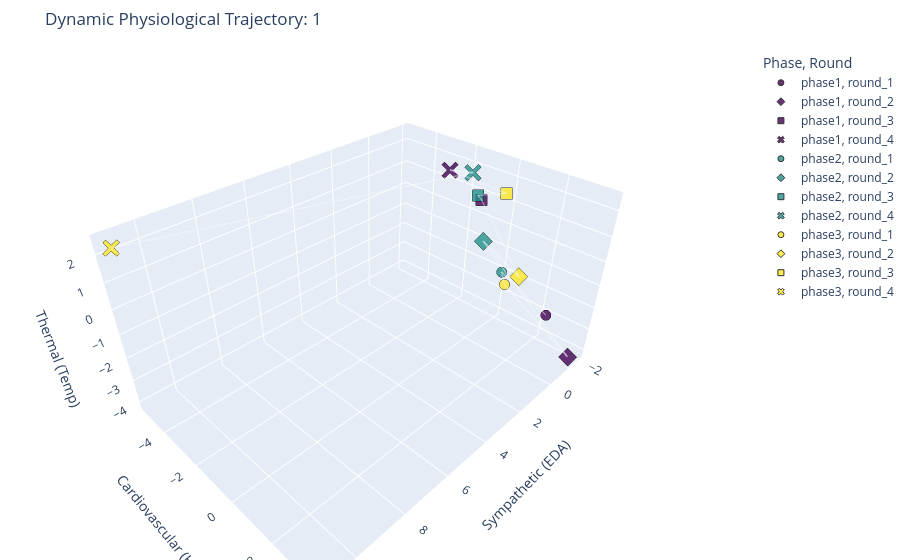

The notebook cell saved with this chart:
### Code cell
import plotly.express as px
import plotly.graph_objects as go

# 1. Prepare and Sort Individual Data
target_id = viz_df['Individual'].unique()[0] 
ind_df = viz_df[viz_df['Individual'] == target_id].copy()

# Ensure chronological order: Round 1 (P1, P2, P3) -> Round 2...
ind_df = ind_df.sort_values(by=['Round', 'Phase'])

# 2. Create the Base Scatter Plot
fig_dynamic = px.scatter_3d(
    ind_df, 
    x='PC1', y='PC2', z='PC3',
    color='Phase',
    symbol='Round',
    opacity=0.8,
    hover_data=['Round', 'Phase'],
    title=f'Dynamic Physiological Trajectory: {target_id}',
    labels={'PC1': 'Arousal (EDA)', 'PC2': 'Cardio (HR)', 'PC3': 'Temp (PC3)'},
    color_discrete_map={'phase1': '#440154', 'phase2': '#21918c', 'phase3': '#fde725'}
)

# 3. Add the "Path" line to connect the dots chronologically
fig_dynamic.add_trace(
    go.Scatter3d(
        x=ind_df['PC1'],
        y=ind_df['PC2'],
        z=ind_df['PC3'],
        mode='lines',
        line=dict(color='rgba(100, 100, 100, 0.4)', width=3),
        name='Time Path',
        showlegend=False
    )
)

# 4. Polish the Layout
fig_dynamic.update_traces(marker=dict(size=6, line=dict(width=1, color='black')))
fig_dynamic.update_layout(
    scene = dict(
        xaxis_title='Sympathetic (EDA)',
        yaxis_title='Cardiovascular (HR)',
        zaxis_title='Thermal (Temp)'
    ),
    margin=dict(l=0, r=0, b=0, t=50)
)

fig_dynamic.show()

### Figure 1 — Plotly figure (JSON) as saved in the notebook; plotly's stock layout.template omitted (floating-point values rounded to 4 significant figures)
{"data": [{"customdata": [["round_1", "phase1"]], "hovertemplate": "Phase=%{customdata[1]}<br>Round=%{customdata[0]}<br>Arousal (EDA)=%{x}<br>Cardio (HR)=%{y}<br>Temp (PC3)=%{z}<extra></extra>", "legendgroup": "phase1, round_1", "marker": {"color": "#440154", "line": {"color": "black", "width": 1}, "opacity": 0.8, "size": 6, "symbol": "circle"}, "mode": "markers", "name": "phase1, round_1", "scene": "scene", "showlegend": true, "type": "scatter3d", "x": [-1.896], "y": [2.365], "z": [-2.974]}, {"customdata": [["round_2", "phase1"]], "hovertemplate": "Phase=%{customdata[1]}<br>Round=%{customdata[0]}<br>Arousal (EDA)=%{x}<br>Cardio (HR)=%{y}<br>Temp (PC3)=%{z}<extra></extra>", "legendgroup": "phase1, round_2", "marker": {"color": "#440154", "line": {"color": "black", "width": 1}, "opacity": 0.8, "size": 6, "symbol": "diamond"}, "mode": "markers", "name": "phase1, round_2", "scene": "scene", "showlegend": true, "type": "scatter3d", "x": [-1.636], "y": [3.716], "z": [-4.153]}, {"customdata": [["round_3", "phase1"]], "hovertemplate": "Phase=%{customdata[1]}<br>Round=%{customdata[0]}<br>Arousal (EDA)=%{x}<br>Cardio (HR)=%{y}<br>Temp (PC3)=%{z}<extra></extra>", "legendgroup": "phase1, round_3", "marker": {"color": "#440154", "line": {"color": "black", "width": 1}, "opacity": 0.8, "size": 6, "symbol": "square"}, "mode": "markers", "name": "phase1, round_3", "scene": "scene", "showlegend": true, "type": "scatter3d", "x": [-1.857], "y": [-1.208], "z": [0.7907]}, {"customdata": [["round_4", "phase1"]], "hovertemplate": "Phase=%{customdata[1]}<br>Round=%{customdata[0]}<br>Arousal (EDA)=%{x}<br>Cardio (HR)=%{y}<br>Temp (PC3)=%{z}<extra></extra>", "legendgroup": "phase1, round_4", "marker": {"color": "#440154", "line": {"color": "black", "width": 1}, "opacity": 0.8, "size": 6, "symbol": "x"}, "mode": "markers", "name": "phase1, round_4", "scene": "scene", "showlegend": true, "type": "scatter3d", "x": [-1.234], "y": [-2.373], "z": [1.857]}, {"customdata": [["round_1", "phase2"]], "hovertemplate": "Phase=%{customdata[1]}<br>Round=%{customdata[0]}<br>Arousal (EDA)=%{x}<br>Cardio (HR)=%{y}<br>Temp (PC3)=%{z}<extra></extra>", "legendgroup": "phase2, round_1", "marker": {"color": "#21918c", "line": {"color": "black", "width": 1}, "opacity": 0.8, "size": 6, "symbol": "circle"}, "mode": "markers", "name": "phase2, round_1", "scene": "scene", "showlegend": true, "type": "scatter3d", "x": [-0.7315], "y": [0.8281], "z": [-1.143]}, {"customdata": [["round_2", "phase2"]], "hovertemplate": "Phase=%{customdata[1]}<br>Round=%{customdata[0]}<br>Arousal (EDA)=%{x}<br>Cardio (HR)=%{y}<br>Temp (PC3)=%{z}<extra></extra>", "legendgroup": "phase2, round_2", "marker": {"color": "#21918c", "line": {"color": "black", "width": 1}, "opacity": 0.8, "size": 6, "symbol": "diamond"}, "mode": "markers", "name": "phase2, round_2", "scene": "scene", "showlegend": true, "type": "scatter3d", "x": [-0.2639], "y": [0.1545], "z": [0.1078]}, {"customdata": [["round_3", "phase2"]], "hovertemplate": "Phase=%{customdata[1]}<br>Round=%{customdata[0]}<br>Arousal (EDA)=%{x}<br>Cardio (HR)=%{y}<br>Temp (PC3)=%{z}<extra></extra>", "legendgroup": "phase2, round_3", "marker": {"color": "#21918c", "line": {"color": "black", "width": 1}, "opacity": 0.8, "size": 6, "symbol": "square"}, "mode": "markers", "name": "phase2, round_3", "scene": "scene", "showlegend": true, "type": "scatter3d", "x": [-0.767], "y": [-0.6337], "z": [1.522]}, {"customdata": [["round_4", "phase2"]], "hovertemplate": "Phase=%{customdata[1]}<br>Round=%{customdata[0]}<br>Arousal (EDA)=%{x}<br>Cardio (HR)=%{y}<br>Temp (PC3)=%{z}<extra></extra>", "legendgroup": "phase2, round_4", "marker": {"color": "#21918c", "line": {"color": "black", "width": 1}, "opacity": 0.8, "size": 6, "symbol": "x"}, "mode": "markers", "name": "phase2, round_4", "scene": "scene", "showlegend": true, "type": "scatter3d", "x": [-0.4945], "y": [-0.7717], "z": [2.457]}, {"customdata": [["round_1", "phase3"]], "hovertemplate": "Phase=%{customdata[1]}<br>Round=%{customdata[0]}<br>Arousal (EDA)=%{x}<br>Cardio (HR)=%{y}<br>Temp (PC3)=%{z}<extra></extra>", "legendgroup": "phase3, round_1", "marker": {"color": "#fde725", "line": {"color": "black", "width": 1}, "opacity": 0.8, "size": 6, "symbol": "circle"}, "mode": "markers", "name": "phase3, round_1", "scene": "scene", "showlegend": true, "type": "scatter3d", "x": [-1.269], "y": [0.7056], "z": [-2.009]}, {"customdata": [["round_2", "phase3"]], "hovertemplate": "Phase=%{customdata[1]}<br>Round=%{customdata[0]}<br>Arousal (EDA)=%{x}<br>Cardio (HR)=%{y}<br>Temp (PC3)=%{z}<extra></extra>", "legendgroup": "phase3, round_2", "marker": {"color": "#fde725", "line": {"color": "black", "width": 1}, "opacity": 0.8, "size": 6, "symbol": "diamond"}, "mode": "markers", "name": "phase3, round_2", "scene": "scene", "showlegend": true, "type": "scatter3d", "x": [-0.5637], "y": [1.665], "z": [-0.8942]}, {"customdata": [["round_3", "phase3"]], "hovertemplate": "Phase=%{customdata[1]}<br>Round=%{customdata[0]}<br>Arousal (EDA)=%{x}<br>Cardio (HR)=%{y}<br>Temp (PC3)=%{z}<extra></extra>", "legendgroup": "phase3, round_3", "marker": {"color": "#fde725", "line": {"color": "black", "width": 1}, "opacity": 0.8, "size": 6, "symbol": "square"}, "mode": "markers", "name": "phase3, round_3", "scene": "scene", "showlegend": true, "type": "scatter3d", "x": [-0.2718], "y": [0.8582], "z": [2.255]}, {"customdata": [["round_4", "phase3"]], "hovertemplate": "Phase=%{customdata[1]}<br>Round=%{customdata[0]}<br>Arousal (EDA)=%{x}<br>Cardio (HR)=%{y}<br>Temp (PC3)=%{z}<extra></extra>", "legendgroup": "phase3, round_4", "marker": {"color": "#fde725", "line": {"color": "black", "width": 1}, "opacity": 0.8, "size": 6, "symbol": "x"}, "mode": "markers", "name": "phase3, round_4", "scene": "scene", "showlegend": true, "type": "scatter3d", "x": [10.99], "y": [-5.305], "z": [2.185]}, {"line": {"color": "rgba(100, 100, 100, 0.4)", "width": 3}, "marker": {"line": {"color": "black", "width": 1}, "size": 6}, "mode": "lines", "name": "Time Path", "showlegend": false, "type": "scatter3d", "x": [-1.896, -0.7315, -1.269, -1.636, -0.2639, -0.5637, -1.857, -0.767, -0.2718, -1.234, -0.4945, 10.99], "y": [2.365, 0.8281, 0.7056, 3.716, 0.1545, 1.665, -1.208, -0.6337, 0.8582, -2.373, -0.7717, -5.305], "z": [-2.974, -1.143, -2.009, -4.153, 0.1078, -0.8942, 0.7907, 1.522, 2.255, 1.857, 2.457, 2.185]}], "layout": {"legend": {"title": {"text": "Phase, Round"}, "tracegroupgap": 0}, "margin": {"b": 0, "l": 0, "r": 0, "t": 50}, "scene": {"domain": {"x": [0, 1], "y": [0, 1]}, "xaxis": {"title": {"text": "Sympathetic (EDA)"}}, "yaxis": {"title": {"text": "Cardiovascular (HR)"}}, "zaxis": {"title": {"text": "Thermal (Temp)"}}}, "title": {"text": "Dynamic Physiological Trajectory: 1"}}}
